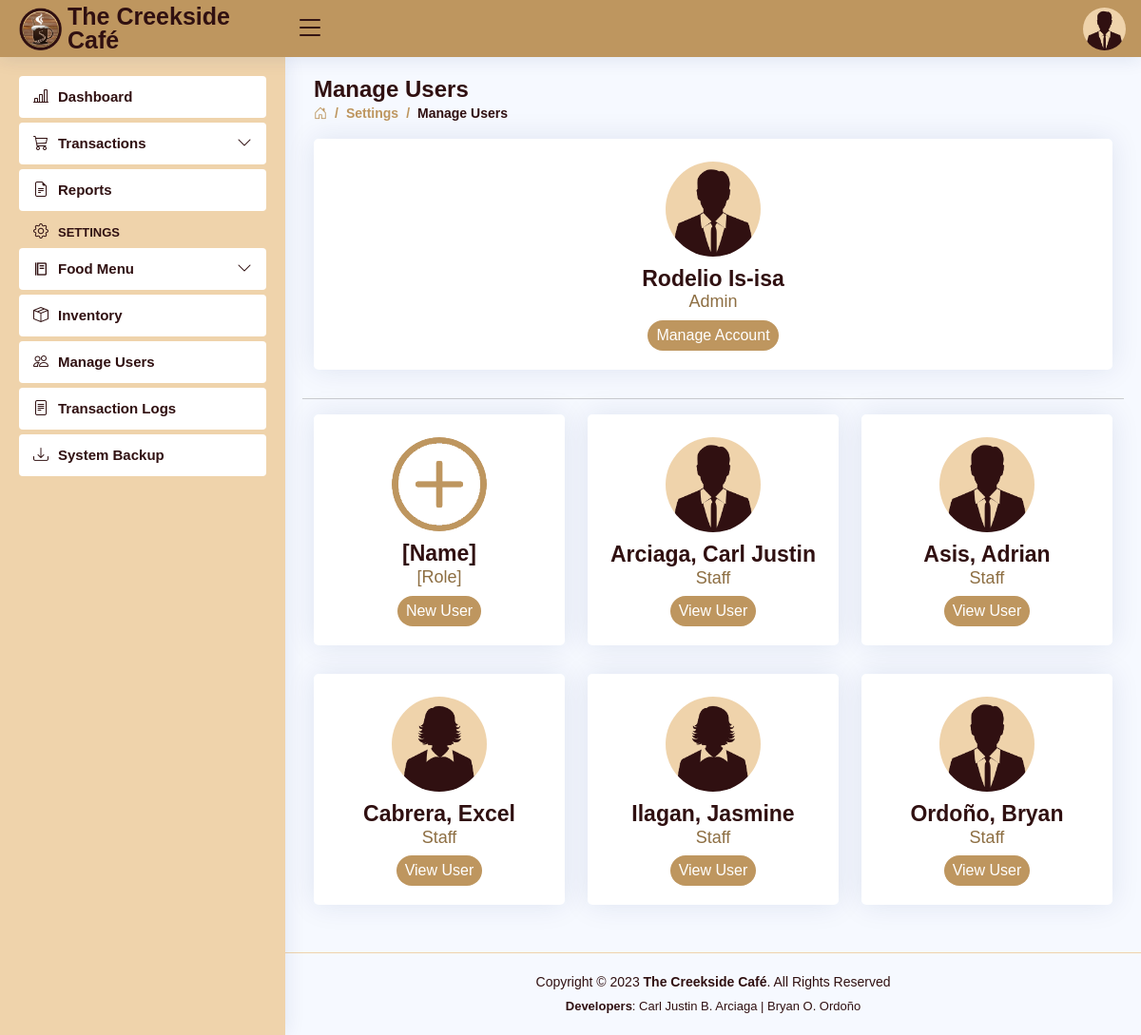
The app's page /settings-users.php (signed in), older data.
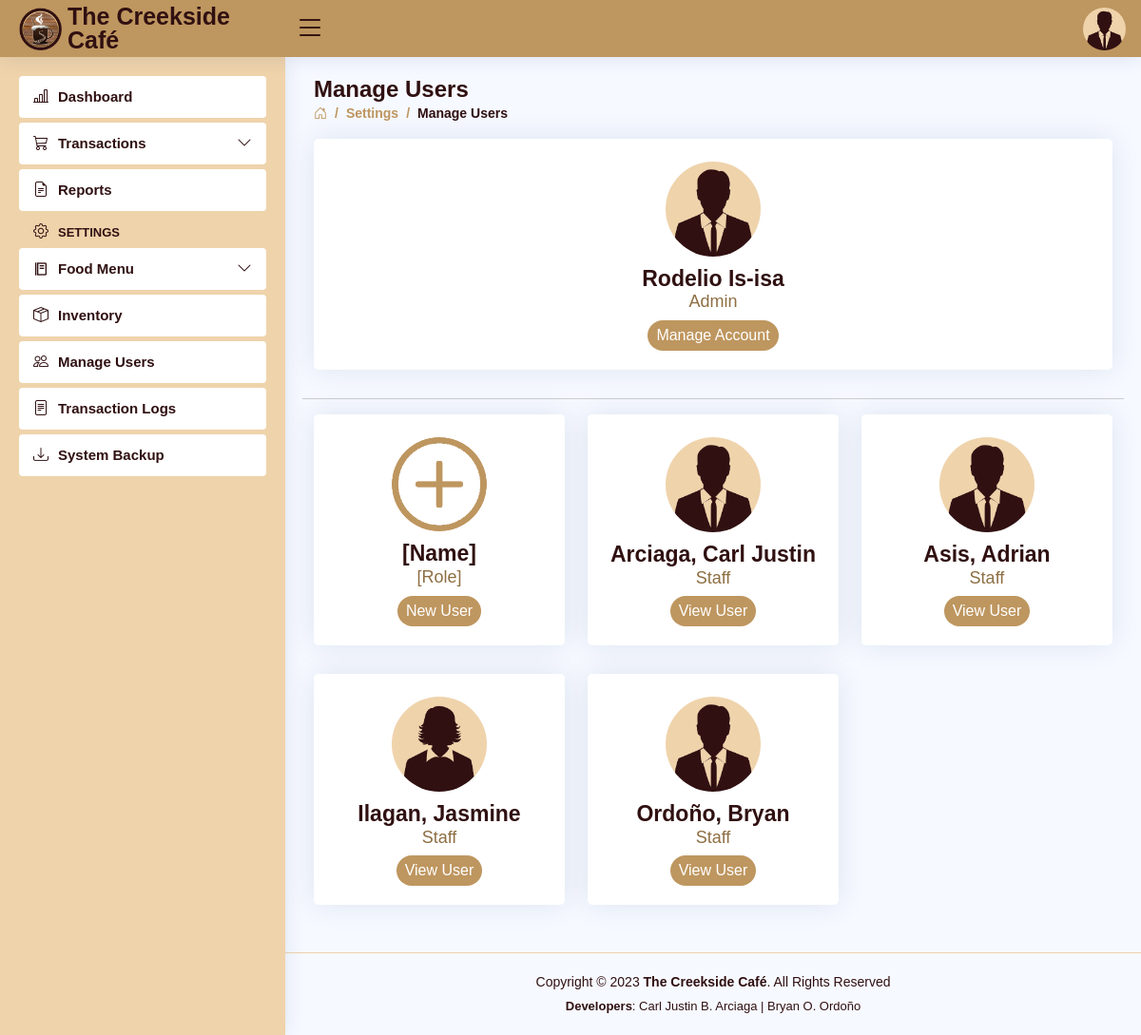
The same page, newer data.
### tables this page shows
CREATE TABLE `users` (
  `user_id` int(11) NOT NULL AUTO_INCREMENT,
  `role` varchar(5) DEFAULT NULL,
  `fname` varchar(30) DEFAULT NULL,
  `mname` varchar(30) DEFAULT NULL,
  `lname` varchar(30) DEFAULT NULL,
  `bdate` date DEFAULT NULL,
  `sex` varchar(6) DEFAULT NULL,
  `province` varchar(15) DEFAULT NULL,
  `municipality` varchar(30) DEFAULT NULL,
  `barangay` varchar(30) DEFAULT NULL,
  `contact_no` varchar(11) DEFAULT NULL,
  `email` varchar(50) DEFAULT NULL,
  `username` varchar(50) DEFAULT NULL,
  `password` varchar(50) DEFAULT NULL,
  PRIMARY KEY (`user_id`)
);

### settings-users.php (the view, shortened to what this page needs)
<!DOCTYPE html>
<html lang="en">
<head>
<?php
    include 'includes/links.php';
    include 'includes/header.php';
    include 'includes/sidebar.php';
 ?>
</head>
<body>
  <main id="main" class="main">
    <div class="pagetitle">
      <h1>Manage Users</h1>
      <nav>
        <ol class="breadcrumb">
          <li class="breadcrumb-item"><a href="dashboard.php"><i class="bi bi-house-door"></i></a></li>
          <li class="breadcrumb-item">Settings</li>
          <li class="breadcrumb-item active">Manage Users</li>
        </ol>
      </nav>
    </div>
    <section class="section profile error-404">
      <div class="row">
        <div class="">
<?php
  include 'connection.php';
  $username = $_SESSION['username'];
  $query = "SELECT * FROM users WHERE username = '$username'";
  $result = $con->query($query);
  if ($result) {
    while ($row = $result->fetch_assoc()) {
            $name = $row['fname']." ".$row['lname'];
    ?>
            <div class="card">
              <div class="card-body profile-card pt-4 d-flex flex-column align-items-center">
                <?php
                  if ($row['sex'] === 'Male') {
                      echo '<img src="assets/img/Male.png" alt="Profile" class="rounded-circle">';
                  } elseif ($row['sex'] === 'Female') {
                      echo '<img src="assets/img/Female.png" alt="Profile" class="rounded-circle">';
                  }
                ?>
                <h2><?php echo $name ?></h2>
                <h3><?php echo $row['role'] ?></h3>
          <a href="settings-account.php">
                <button class="btn2 rounded-pill">Manage Account</button>
          </a>
              </div>
            </div>
    <?php }
  } ?>
        </div>
<hr>
        <div class="col-md-4">
            <div class="card">
              <div class="card-body profile-card pt-4 d-flex flex-column align-items-center">
                <img src="assets/img/circle-add.png" class="rounded-circle">
                <h2>[Name]</h2>
                <h3>[Role]</h3>
          <a href="settings-users-new.php">
                <button class="btn2 rounded-pill">New User</button>
          </a>
              </div>
            </div>
        </div>
<?php
  include 'connection.php';
  $id = $_SESSION['user_id'];
  $query = "SELECT * FROM users WHERE user_id <> '$id' ORDER BY role ASC, lname ASC";
  $result = $con->query($query);
  if ($result) {
    while ($row = $result->fetch_assoc()) { ?>
        <div class="col-md-4">
            <div class="card">
              <form action="settings-users-profile.php" method="POST">
                <div class="card-body profile-card pt-4 d-flex flex-column align-items-center">
                  <?php
                    if ($row['sex'] === 'Male') {
                        echo '<img src="assets/img/Male.png" alt="Profile" class="rounded-circle">';
                    } elseif ($row['sex'] === 'Female') {
                        echo '<img src="assets/img/Female.png" alt="Profile" class="rounded-circle">';
                    }
                  ?>
                  <h2><?php echo $row['lname'].", ".$row['fname']; ?></h2>
                  <h3><?php echo $row['role']; ?></h3>
                  <button type="submit" class="btn2 rounded-pill" name="submit">View User</button>
                </div>
              </form>
            </div>
        </div>
    <?php }
  } ?>
    </section>
  </main>
<?php include 'includes/footer.php'; ?>
</body>
</html>

### includes/links.php (shortened to what this page needs)
<link href="assets/css/google-fonts.css" rel="stylesheet">
<link href="assets/vendor/bootstrap/css/bootstrap.min.css" rel="stylesheet">
<link href="assets/vendor/bootstrap-icons/bootstrap-icons.css" rel="stylesheet">
<link href="assets/vendor/boxicons/css/boxicons.min.css" rel="stylesheet">
<link href="assets/vendor/quill/quill.snow.css" rel="stylesheet">
<link href="assets/vendor/quill/quill.bubble.css" rel="stylesheet">
<link href="assets/vendor/remixicon/remixicon.css" rel="stylesheet">
<link href="assets/vendor/simple-datatables/style.css" rel="stylesheet">
<link href="assets/css/style.css" rel="stylesheet">

### includes/header.php (shortened to what this page needs)
<header id="header" class="header fixed-top d-flex align-items-center">
  <div class="d-flex align-items-center justify-content-between">
    <a href="dashboard.php" class="logo d-flex align-items-center">
      <img src="assets/img/creekside.png" alt="">
      <span class="d-none d-lg-block">The Creekside Café</span>
    </a>
    <i class="bi bi-list toggle-sidebar-btn"></i>
  </div>
  <nav class="header-nav ms-auto">
  <?php
      include 'connection.php';
      $username = $_SESSION['username'];
      $query = "SELECT * FROM users WHERE username = '$username'";
      $result = $con->query($query);
      if ($result) {
        while ($row = $result->fetch_assoc()) {
          $sex = $row['sex'];
          ?>
    <ul class="d-flex align-items-center">
      <li class="nav-item dropdown pe-3">
        <a class="nav-link nav-profile d-flex align-items-center pe-0" href="#" data-bs-toggle="dropdown">
          <?php
            if ($sex === 'Male') {
                echo '<img src="assets/img/Male.png" alt="Profile" class="rounded-circle">';
            } elseif ($sex === 'Female') {
                echo '<img src="assets/img/Female.png" alt="Profile" class="rounded-circle">';
            }
          ?>
        </a>
  <?php
        }
      }
  ?>
      </li>
    </ul>
  </nav>
</header>

### includes/sidebar.php (shortened to what this page needs)
  <aside id="sidebar" class="sidebar">
<?php
  $role = $_SESSION['role'];
  if ($role === 'Admin') { ?>
    <ul class="sidebar-nav" id="sidebar-nav">
      <li class="nav-item">
        <a class="nav-link" href="dashboard.php">
          <i class="bi bi-bar-chart-line"></i>
          <span>Dashboard</span>
        </a>
      </li>
      <li class="nav-item">
        <a class="nav-link collapsed" data-bs-target="#trans-nav" data-bs-toggle="collapse" href="#">
          <i class="bi bi-cart3"></i>
          <span>Transactions</span>
          <i class="bi bi-chevron-down ms-auto"></i>
        </a>
      </li>
      <li class="nav-item">
        <a class="nav-link" href="reports.php">
          <i class="bi bi-file-earmark-text"></i>
          <span>Reports</span>
        </a>
      </li>
      <li class="nav-heading"><strong><i class="bi bi-gear"></i>Settings</strong></li>
      <li class="nav-item">
        <a class="nav-link collapsed" data-bs-target="#menu-nav" data-bs-toggle="collapse" href="#">
          <i class="bx bx-food-menu"></i>
          <span>Food Menu</span>
          <i class="bi bi-chevron-down ms-auto"></i>
        </a>
      </li>
      <li class="nav-item">
        <a class="nav-link" href="settings-inventory.php">
          <i class="bi bi-box-seam"></i>
          <span>Inventory</span>
        </a>
      </li>
      <li class="nav-item">
        <a class="nav-link" href="settings-users.php">
          <i class="bi bi-people"></i>
          <span>Manage Users</span>
        </a>
      </li>
      <li class="nav-item">
        <a class="nav-link" href="settings-logs.php">
          <i class="bi bi-file-text"></i>
          <span>Transaction Logs</span>
        </a>
      </li>
      <li class="nav-item">
        <a class="nav-link" href="settings-backup.php">
          <i class="bi bi-download"></i>
          <span>System Backup</span>
        </a>
      </li>
    </ul>
<?php
  }
?>
  </aside>

### includes/footer.php (shortened to what this page needs)
<footer id="footer" class="footer">
  <div class="copyright">
    Copyright &copy; 2023 <strong><span>The Creekside Café</span></strong>. All Rights Reserved
  </div>
  <div class="credits">
    <b>Developers</b>: Carl Justin B. Arciaga | Bryan O. Ordoño
  </div>
</footer>

### assets/css/style.css (style rules this page uses)
:root { scroll-behavior: smooth; }
body { font-family: "Open Sans", sans-serif; background: #f6f9ff; color: #444444; }
a { color: #4154f1; text-decoration: none; }
h1, h2, h3, h4, h5, h6 { font-family: "Nunito", sans-serif; }
#main { margin-top: 60px; padding: 20px 30px; transition: all 0.3s; }
.pagetitle { margin-bottom: 10px; }
.pagetitle h1 { font-size: 24px; margin-bottom: 0; font-weight: 600; color: #301011; }
.card { margin-bottom: 30px; border: none; border-radius: 5px; box-shadow: 0px 0 30px rgba(1, 41, 112, 0.1); }
.card-body { padding: 0 20px 20px 20px; color: #301011; }
.breadcrumb { font-size: 14px; font-family: "Nunito", sans-serif; color: #be965f; font-weight: 600; }
.breadcrumb a { color: #be965f; transition: 0.3s; }
.breadcrumb .breadcrumb-item::before { color: #be965f; }
.breadcrumb .active { color: #301011; font-weight: 600; }
.logo { line-height: 1; }
@media (min-width: 1200px) { .logo { width: 280px; } }
.logo img { max-height: 45px; margin-right: 6px; }
.logo span { font-size: 25px; font-weight: 700; color: #301011; font-family: "Nunito", sans-serif; }
.header { transition: all 0.5s; z-index: 997; height: 60px; box-shadow: 0px 2px 20px rgba(1, 41, 112, 0.1); background-color: #be965f; padding-left: 20px; }
.header .toggle-sidebar-btn { font-size: 32px; padding-left: 10px; cursor: pointer; color: #301011; }
.header-nav ul { list-style: none; }
.header-nav>ul { margin: 0; padding: 0; }
.header-nav .nav-profile { color: #301011; }
.header-nav .nav-profile img { max-height: 45px; }
.sidebar { position: fixed; top: 60px; left: 0; bottom: 0; width: 300px; z-index: 996; transition: all 0.3s; padding: 20px; overflow-y: auto; scrollbar-width: thin; scrollbar-color: #aab7cf transparent; box-shadow: 0px 0px 20px rgba(1, 41, 112, 0.1); background-color: #efd3ab; }
@media (min-width: 1200px) { #main, #footer { margin-left: 300px; } }
.sidebar-nav { padding: 0; margin: 0; list-style: none; }
.sidebar-nav li { padding: 0; margin: 0; list-style: none; }
.sidebar-nav .nav-item { margin-bottom: 5px; }
.sidebar-nav .nav-heading { font-size: 13px; text-transform: uppercase; color: #301011; font-weight: 600; margin: 10px 0 5px 15px; }
.sidebar-nav .nav-heading i { font-size: 16px; margin-right: 10px; color: #301011; }
.sidebar-nav .nav-link { display: flex; align-items: center; font-size: 15px; font-weight: 600; color: #301011; transition: 0.3; background: #fff; padding: 10px 15px; border-radius: 4px; }
.sidebar-nav .nav-link i { font-size: 16px; margin-right: 10px; color: #301011; }
.sidebar-nav .nav-link.collapsed { color: #301011; background: #fff; }
.sidebar-nav .nav-link.collapsed i { color: #301011; }
.sidebar-nav .nav-link .bi-chevron-down { margin-right: 0; transition: transform 0.2s ease-in-out; }
.profile .profile-card img { max-width: 100px; }
.profile .profile-card h2 { font-size: 23px; font-weight: 700; color: #301011; margin: 10px 0 0 0; }
.profile .profile-card h3 { text-transform: capitalize; font-size: 18px; color: #8d6e42; }
.error-404 { padding: 0px; }
.error-404 h2 { font-size: 24px; font-weight: 700; color: #301011; margin-bottom: 30px; }
.btn2 { background: #be965f; border: none; color: #fff; padding: 4px 9px; }
@media (min-width: 992px) { .error-404 img { max-width: 30%; } }
.footer { padding: 20px 0; font-size: 14px; transition: all 0.3s; border-top: 1px solid #efd3ab; }
.footer .copyright { text-align: center; color: #301011; }
.footer .credits { padding-top: 5px; text-align: center; font-size: 13px; color: #301011; }

Row changes from the older to the newer data that the page shows:
removed users: lname "Cabrera", fname "Excel", role "Staff", shown under "[Role]"
